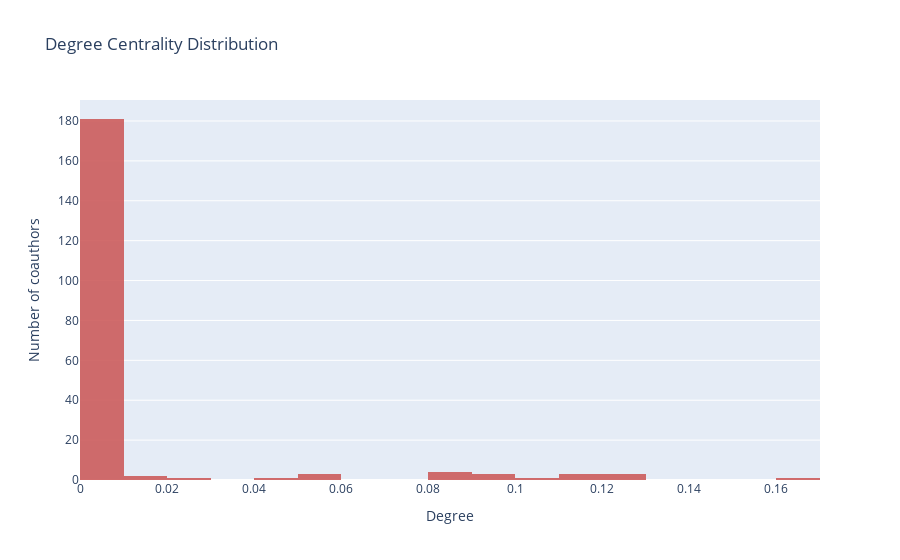

This figure's notebook cell:
### Code cell
#create dataframe
import pandas as pd
y=list(centrality.values())
x=list(centrality.keys())
data = {'keys':x,'values':y}
df1 = pd.DataFrame.from_dict(data)

import plotly
plotly.offline.init_notebook_mode(connected=True)
import plotly.graph_objs as go
import plotly.express as px
fig = px.histogram(df1,
        x = "values",
        title = 'Degree Centrality Distribution', 
        #xaxis_title_text='Value',
        labels={'Number of coauthors':'centrality distribution'},
        color_discrete_sequence=['indianred'],
        opacity=0.9
        #log_y=True,
        )
fig.update_layout(
    xaxis_title_text='Degree', # xaxis label
    yaxis_title_text='Number of coauthors', # yaxis label
    #bargap=0.2, # gap between bars of adjacent location coordinates
    #bargroupgap=0.1 # gap between bars of the same location coordinates
)
#layout = go.Layout(title=go.layout.Title(text='Degree Centrality Distribution'),xaxis=go.layout.XAxis(title=go.layout.xaxis.Title(text='Number of Coauthors')),yaxis=go.layout.YAxis(title=go.layout.yaxis.Title(text='Degree Centrality')))
#fig = go.Figure(data=data,layout=layout)
fig.show()

### Figure 1 — Plotly figure (JSON) as saved in the notebook; plotly's stock layout.template omitted (floating-point values rounded to 4 significant figures; data arrays with more than 128 entries replaced by an {"elided": "..."} marker saying what was removed)
{"data": [{"alignmentgroup": "True", "bingroup": "x", "hovertemplate": "values=%{x}<br>count=%{y}<extra></extra>", "legendgroup": "", "marker": {"color": "indianred", "opacity": 0.9}, "name": "", "offsetgroup": "", "orientation": "v", "showlegend": false, "type": "histogram", "x": {"elided": "203 float values"}, "xaxis": "x", "yaxis": "y"}], "layout": {"barmode": "relative", "legend": {"tracegroupgap": 0}, "title": {"text": "Degree Centrality Distribution"}, "xaxis": {"anchor": "y", "domain": [0, 1], "title": {"text": "Degree"}}, "yaxis": {"anchor": "x", "domain": [0, 1], "title": {"text": "Number of coauthors"}}}}
